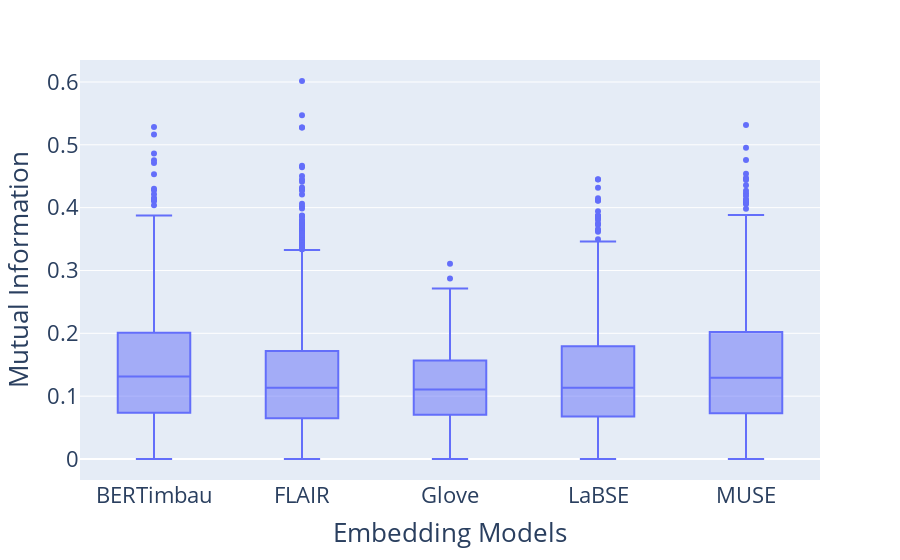

Notebook cell for this chart:
### Code cell
print_dependencies_blox_pot(anottated_manual_df)

### Figure 1 — Plotly figure (JSON) as saved in the notebook; plotly's stock layout.template omitted (floating-point values rounded to 4 significant figures; data arrays with more than 128 entries replaced by an {"elided": "..."} marker saying what was removed)
{"data": [{"alignmentgroup": "True", "hovertemplate": "Embedding Models=%{x}<br>Mutual Information=%{y}<extra></extra>", "legendgroup": "", "marker": {"color": "#636efa"}, "name": "", "notched": false, "offsetgroup": "", "orientation": "v", "showlegend": false, "type": "box", "x": {"elided": "6444 str values"}, "x0": " ", "xaxis": "x", "y": {"elided": "6444 float values"}, "y0": " ", "yaxis": "y"}], "layout": {"boxmode": "group", "font": {"size": 22}, "legend": {"tracegroupgap": 0}, "margin": {"t": 60}, "xaxis": {"anchor": "y", "domain": [0, 1], "title": {"text": "Embedding Models"}}, "yaxis": {"anchor": "x", "domain": [0, 1], "title": {"text": "Mutual Information"}}}}
